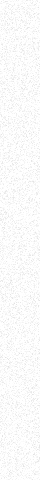
#> input picture import/noise.png, 40 x 480 px
$ python vhs.py
#> lines starting #> are read from the running program, lines starting #| are printed output that depends on the picture
"""
VHS SCRIPT DEMO THINGY LOL
MADE USING XUBUNTU 19.04 OCT-2019
"""

import PIL.Image as PImage
import PIL.ImageCms as PImageCms
from tkinter import filedialog as File #shamelessly stolen from test.py BECAUSE IT JUST WORKS GOGAMMIT
from tkinter import *
startTk = Tk()
startTk.withdraw()
error = True
while error == True:
	usrIn = print('Please select an image file.')
	loadGui = filedialog.askopenfilename(initialdir = "/home/",title = "IMAGE SELECTION",filetypes = (("All files","*.*"),("JPEG files","*.jpg *.JPEG"),("PNG files","*.png *.PNG"),("BMP files","*.bmp *.BMP")))
	error = False
	try:
		img = PImage.open(loadGui)
		x = img.size[0]
		y = img.size[1]
	except AttributeError:
		sys.exit()
	except:
		print('Please try again.')
		error = True
	print("Now converting...")
	srgbP = PImageCms.createProfile("sRGB")
	labP = PImageCms.createProfile("LAB")
	conver = PImageCms.buildTransformFromOpenProfiles(srgbP,labP,"RGB","LAB")
	VHS = PImageCms.applyTransform(img,conver) # convert to LAB color
	L,a,b = VHS.split()  # split L and AB into separate files
	vhsLP1 = L.resize([333,480],resample=PImage.LANCZOS).convert("RGBA") # resize L
	vhsAP1 = a.resize([40,480],resample=PImage.LANCZOS).convert("RGBA")
	vhsBP1 = b.resize([40,480],resample=PImage.LANCZOS).convert("RGBA") # resize AB
	nLoad = PImage.open("/home/whistler/import/noise.png").convert("RGBA")
	nLoad2 = PImage.open("/home/whistler/import/noiseBig.png").convert("RGBA")
	vhsLTST = PImage.alpha_composite(vhsLP1,nLoad2)
	vhsAP2 = PImage.alpha_composite(vhsAP1,nLoad) # add noise filter
	vhsBP2 = PImage.alpha_composite(vhsBP1,nLoad)
	vhsAr = vhsAP2.resize([1440,1080],resample=PImage.LANCZOS).convert("L")
	vhsBr = vhsBP2.resize([1440,1080],resample=PImage.LANCZOS).convert("L")
	VHSP1 = vhsLTST.resize([1440,1080],resample=PImage.LANCZOS).convert("L") # resize back to original [USE BILINEAR]
#	print(x)
#	print(y)
	vhsP2 = PImage.merge("LAB",(VHSP1,vhsAr,vhsBr))
	vhsP3 = vhsP2.resize([x,y],resample=PImage.LANCZOS)
	conver2 = PImageCms.buildTransformFromOpenProfiles(labP,srgbP,"LAB","RGB")
	vhsFin = PImageCms.applyTransform(vhsP3,conver2)
	vhsFin.save('vhs.png')
#> this loop made 1 pass; the answer given on pass 1: ../noise.png
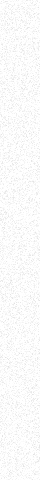
#> input picture import/noise.png, 40 x 480 px
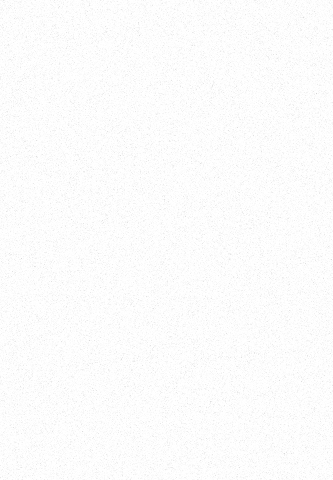
#> input picture import/noiseBig.png, 333 x 480 px, found by its file name
#> img is the input picture: PIL image 40x480 RGBA; mean R, G, B, A 0, 0, 0, 4.7
#> after the loop:
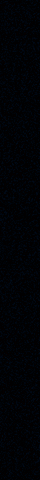
#> vhsFin: PIL image 40x480 RGB; mean R, G, B 0.4, 2.2, 5.6
#> after the loop: vhsP3: PIL image 40x480 LAB; mean of channels 0, 1, 2 0, 182.7, 182.7
#	vhsAr.save('testA.png')
#	vhsBr.save('testB.png')
#	VHSP1.save('testL.png')
	# combine L and AB
	# save"""
